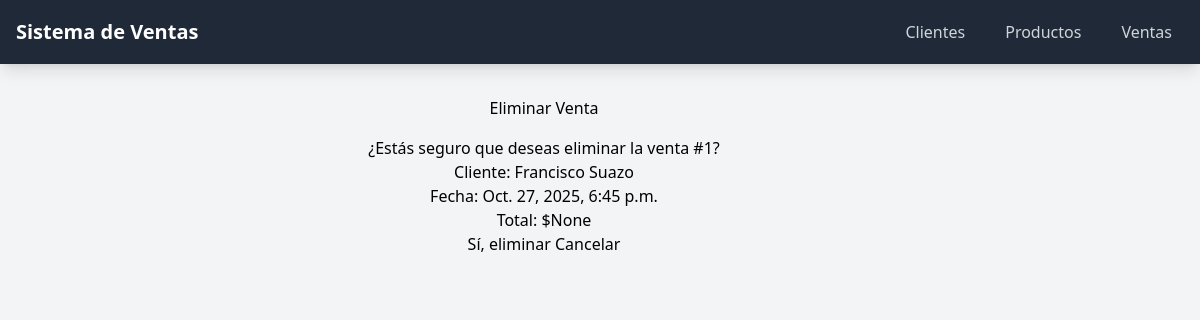
/ventas/eliminar/1/, run on the app's committed database.
### ventas/models.py (models this page shows, shortened)
class Venta(models.Model):
    id = models.AutoField(primary_key=True)
    uuid = models.UUIDField(default=uuid.uuid4, editable=False, unique=True)
    fecha = models.DateTimeField(auto_now_add=True)
    total = models.DecimalField(max_digits=10, decimal_places=2, null=True, blank=True)
    created_at = models.DateTimeField(auto_now_add=True)
    modified_at = models.DateTimeField(auto_now=True)
    cliente = models.ForeignKey(Cliente, on_delete=models.CASCADE)

class Cliente(models.Model):
    id = models.AutoField(primary_key=True)
    uuid = models.UUIDField(default=uuid.uuid4, editable=False, unique=True)
    nombre = models.CharField(max_length=100)
    email = models.EmailField(unique=True)
    rut = models.CharField(max_length=12, unique=True)
    created_at = models.DateTimeField(auto_now_add=True)
    modified_at = models.DateTimeField(auto_now=True)

### ventas/views.py (the view)
# urls.py: path('ventas/eliminar/<int:pk>/', views.eliminar_venta, name='eliminar_venta'),
def eliminar_venta(request, pk):
    venta = get_object_or_404(Venta, pk=pk)
    if request.method == 'POST':
        venta.delete()
        return redirect('listar_ventas')
    return render(request, 'ventas/eliminar_venta.html', {'venta': venta})

### ventas/templates/ventas/eliminar_venta.html (shortened to what this page needs)
{% extends 'base.html' %}
{% block content %}
<div class="container">
    <div class="card">
        <div class="card-body text-center">
            <h2 class="mb-4">Eliminar Venta</h2>
            <p class="lead">¿Estás seguro que deseas eliminar la venta #{{ venta.id }}?</p>
            <p>Cliente: {{ venta.cliente.nombre }}</p>
            <p>Fecha: {{ venta.fecha }}</p>
            <p>Total: ${{ venta.total }}</p>
            <form method="post">
                <button type="submit" class="btn btn-danger">Sí, eliminar</button>
                <a href="{% url 'listar_ventas' %}" class="btn btn-secondary">Cancelar</a>
            </form>
        </div>
    </div>
</div>
{% endblock %}

### data on the page
Venta: id "1", cliente.nombre "Francisco Suazo", fecha "Oct. 27, 2025, 6:45 p.m.", total "None"
